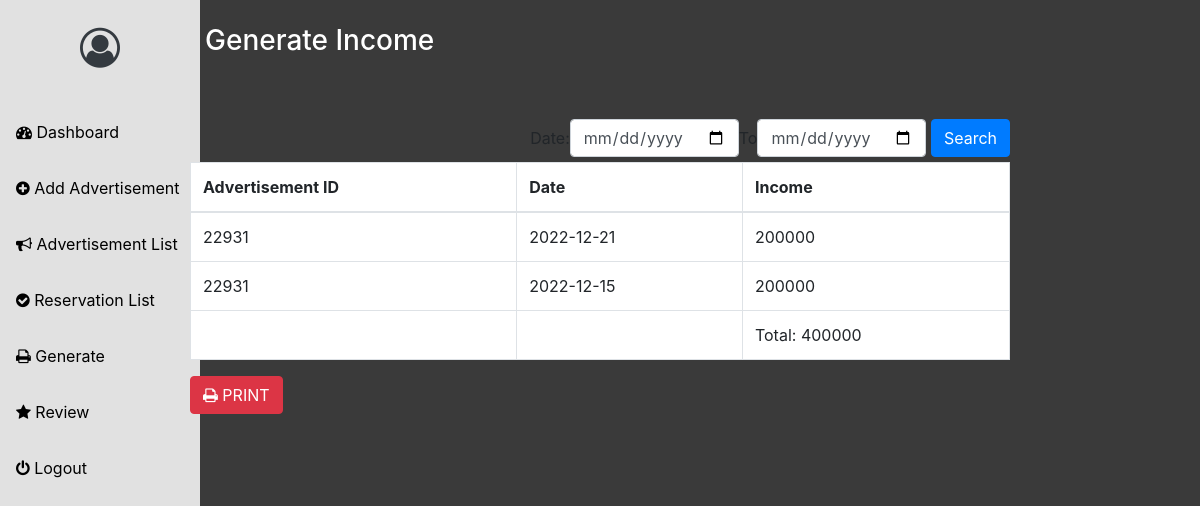
/owner/generate.php (signed in), run on the app's committed database.
### tables this page shows
CREATE TABLE `book` (
  `id` int(100) NOT NULL,
  `email` varchar(255) NOT NULL,
  `name` varchar(100) NOT NULL,
  `contact_number` varchar(80) NOT NULL,
  `Address` varchar(80) NOT NULL,
  `landlord_id` varchar(100) NOT NULL,
  `bhouse_id` varchar(100) NOT NULL,
  `status` varchar(80) NOT NULL,
  `reserve` varchar(80) NOT NULL,
  `event` varchar(80) NOT NULL,
  `event_date` varchar(80) NOT NULL,
  `finish` varchar(80) NOT NULL
);

CREATE TABLE `rental` (
  `id` int(100) NOT NULL,
  `rental_id` varchar(1000) NOT NULL,
  `landlord_id` varchar(100) NOT NULL,
  `title` varchar(100) NOT NULL,
  `address` varchar(100) NOT NULL,
  `photo` varchar(1000) NOT NULL,
  `monthly` varchar(1000) NOT NULL,
  `description` varchar(10000) NOT NULL,
  `video` varchar(1000) NOT NULL,
  `type` varchar(100) NOT NULL,
  `status` varchar(80) NOT NULL,
  `date` date NOT NULL,
  `fee` varchar(80) NOT NULL,
  `reserve` varchar(80) NOT NULL,
  `ref` varchar(100) NOT NULL,
  `shot` varchar(200) NOT NULL
);

### owner/session.php (called while the page is built, shortened)
<?php
   $user_check = $_SESSION['login_user'];
   $ses_sql = mysqli_query($dbconnection,"select * from owner where email = '$user_check' ");
   $row = mysqli_fetch_array($ses_sql,MYSQLI_ASSOC);
   $login_session = $row['id'];
?>

### owner/range.php (the view)
<?php
	if(ISSET($_POST['search'])){
		$date1 = date("Y-m-d", strtotime($_POST['date1']));
		$date2 = date("Y-m-d", strtotime($_POST['date2']));
		$query=mysqli_query($dbconnection, "SELECT * FROM `book` WHERE date(`event_date`) BETWEEN '$date1' AND '$date2'") or die(mysqli_error());
		$row=mysqli_num_rows($query);
$total = 0;
		$sql_earn = "SELECT * FROM book WHERE date(`event_date`) BETWEEN '$date1' AND '$date2' AND landlord_id='$login_session' AND finish='yes'";
  $result_earn = mysqli_query($dbconnection,$sql_earn);
  while($row_earn = $result_earn->fetch_assoc()) {
			$result_count_finish = mysqli_query($dbconnection,"SELECT * FROM rental WHERE landlord_id='$login_session'");
    $row_count_finish = mysqli_fetch_array($result_count_finish);
    $total += $row_count_finish['monthly'];
?>
	<tr>
		<td><?php echo $row_count_finish['rental_id']?></td>
		<td><?php echo $row_earn['event_date']?></td>
		<td><?php echo $row_count_finish['monthly']?></td>
	</tr>
<?php } ?>
	<tr>
		<td></td>
		<td></td>
		<td>Total: <?php echo $total; ?></td>
	</tr>
	<?php }else{
$total = 0;
  $sql_earn = "SELECT * FROM book WHERE landlord_id='$login_session' AND finish='yes'";
  $result_earn = mysqli_query($dbconnection,$sql_earn);
  while($row_earn = $result_earn->fetch_assoc()) {
			$result_count_finish = mysqli_query($dbconnection,"SELECT * FROM rental WHERE landlord_id='$login_session'");
    $row_count_finish = mysqli_fetch_array($result_count_finish);
    $total += $row_count_finish['monthly'];
?>
	<tr>
		<td><?php echo $row_count_finish['rental_id']?></td>
		<td><?php echo $row_earn['event_date']?></td>
		<td><?php echo $row_count_finish['monthly']?></td>
	</tr>
<?php } ?>
			<tr>
		<td></td>
		<td></td>
		<td>Total: <?php echo $total; ?></td>
	</tr>
		<?php
	}
?>

### owner/header.php (style rules this page uses)
body, html { margin: 0; padding: 0; overflow-x: hidden; background: #3a3a3a; }

### data on the page
book: rental.rental_id "22931", event_date "2022-12-21", rental.monthly "200000"
book: rental.rental_id "22931", event_date "2022-12-15", rental.monthly "200000"

### other printed values
$total "400000"
